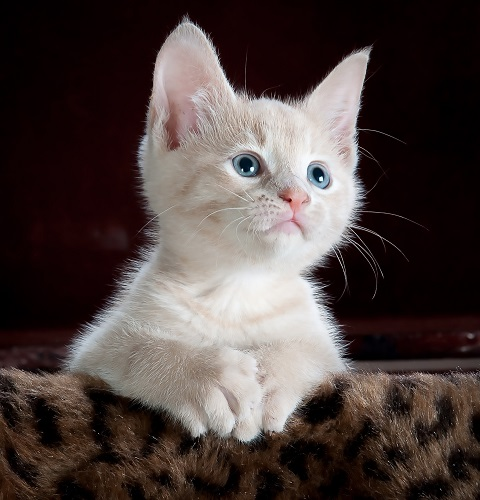
#> input picture 数字图像处理/week7-图像直方图与图像变换/code/pic/cat500x480.jpg, 480 x 500 px
$ jupyter execute '2图像变换.ipynb'
#> lines starting #> are read from the running program, lines starting #| are printed output that depends on the picture; after the words box and inside, x2 and y2 are one past the last pixel; in counts of white or black regions, pixels touching at a corner belong together
[cell 1]
import numpy as np              # NumPy数值计算库
import matplotlib.pyplot as plt  # Matplotlib绑图库
import cv2 as cv                 # OpenCV计算机视觉库

[cell 2]
def show(img):
    """自定义显示函数：自动判断灰度图或彩色图并正确显示"""
    if img.ndim == 2:  # 灰度图
        plt.imshow(img, cmap='gray')
    else:  # 彩色图，BGR转RGB
        plt.imshow(cv.cvtColor(img, cv.COLOR_BGR2RGB))
    plt.show()

## part2. 图像的线性和非线性变换

[cell 3]
# 读取灰度图用于线性和非线性变换演示
img = cv.imread('pic/cat500x480.jpg', 0)
#> img: shape (500, 480); min 0, max 255, mean 69.6
show(img)

### 3.4线性变化

- 手写线性变化

[cell 4]
# 手动线性变换：s = b + k*r，但uint8类型下乘以k后超过255会取模溢出
b = 20
k = 2
img2 = b + k * img

show(img2)
print(img2)
#> (printed output is left out)

因为img是uint8类型的，乘以k之后会超过255，他会循环为一些奇怪的数字

[cell 5]
# 转为int32避免溢出，但超过255的值会保留（可能大于255）
b = 20
k = 2
img2 = b + k * img.astype(np.int32)
show(img2)
print(img2.max())  # 最大值可能超过255
#| 530

[cell 6]
# 正确做法：转为int32后用np.clip截断到[0,255]
b = 20
k = 2
img2 = b + k * img.astype(np.int32)
img2 = np.clip(img2, 0, 255)  # 截断：小于0设为0，大于255设为255
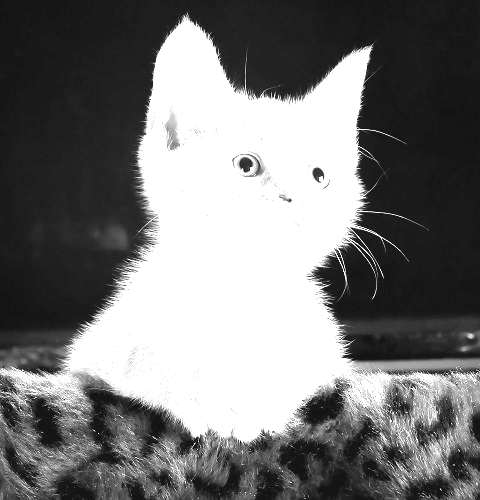
#> img2: shape (500, 480) int32; min 20, max 255, mean 119.2
show(img2)
print(img2.max())  # 最大值为255
#| 255

- convertScaleAbs函数

[cell 7]
# cv.convertScaleAbs()：OpenCV内置线性变换函数，alpha=斜率k，beta=截距b
# 自动处理溢出并返回uint8类型
img3 = cv.convertScaleAbs(img, alpha=2, beta=20)
show(img3)

### 3.5对数变换

[cell 8]
# 对数变换：s = a + ln(r+1)/b，+1避免log(0)
# 注意：直接对uint8做log会溢出，这里会有问题
img4 = 10 + np.log(img + 1) / 0.1
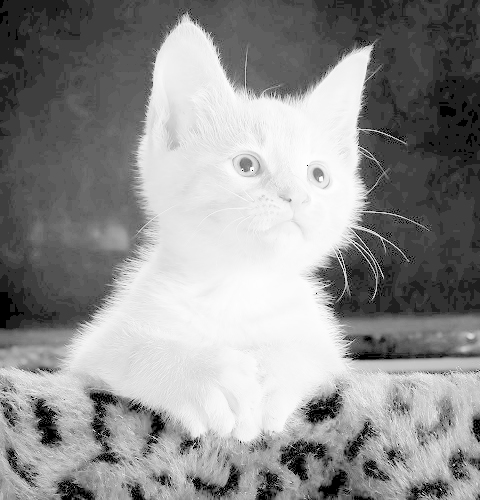
#> img4: shape (500, 480) float16; 0% of the values are NaN or infinite; the others: min 10, max 65.44, mean 41.53; drawn with min black, max white, NaN and infinite black
show(img4)

[cell 9]
np.uint8([-1, 254, 255])

[cell 10]
np.uint8([-1, 254, 255]) + 1

[cell 11]
# 正确的对数变换：先转为float32，避免uint8溢出
img4 = 10 + np.log(img.astype(np.float32) + 1) / 0.1
show(img4)

### 3.6伽马变换

[cell 12]
# 伽马变换（幂律变换）：s = c * r^gamma
# gamma<1（如0.5）提亮暗部；gamma>1（如1.5）压暗亮部
img01 = img / 255                              # 归一化到[0,1]
img05 = np.power(img01, 0.5) * 255            # gamma=0.5
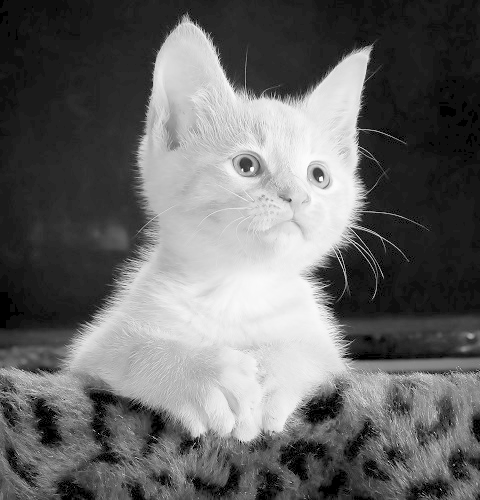
#> img05: shape (500, 480) float64; min 0, max 255, mean 105
img15 = np.power(img01, 1.5) * 255            # gamma=1.5
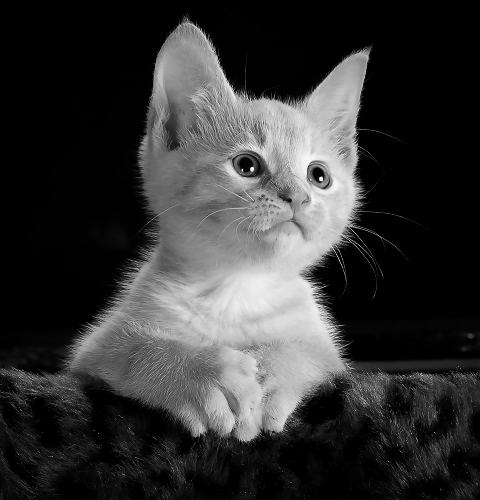
#> img15: shape (500, 480) float64; min 0, max 255, mean 54.1

show(np.hstack([img05, img, img15]))  # 并排显示：gamma<1 | 原图 | gamma>1
#> in show (call 8), `plt.show()`:
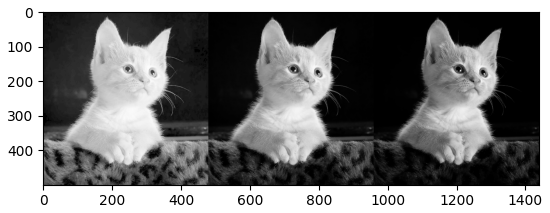
#> figure drawn by matplotlib, 1 panel

### 3.7阈值变换

常用的阈值分割方法有以下五种：
- 1. cv2.THRESH_BINARY：黑白二值，高于阈值的归1，低于的归0；
- 2. cv2.THRESH_BINARY _INV：黑白二值翻转，第一种情况的反作用；
- 3. cv2.THRESH_TRUNC：把大于阈值的变成等于阈值；
- 4. cv2.THRESH_TOZERO：当像素高于阈值时像素设置为自己设置的像素值，低于阈值时不作处理；
- 5. cv2.THRESH_TOZERO_INV：当像素低于阈值时设置为自己设置的像素值，高于阈值时不作处理。

[cell 13]
# 重新读取灰度图用于阈值变换演示
img = cv.imread('pic/cat500x480.jpg', 0)
show(img)

[cell 14]
# cv.threshold()：五种阈值分割方法比较
# 参数：(灰度图, 阈值127, 最大值255, 分割类型)
ret, thresh1 = cv.threshold(img, 127, 255, cv.THRESH_BINARY)       # 二值化：>127设为255，<=127设为0
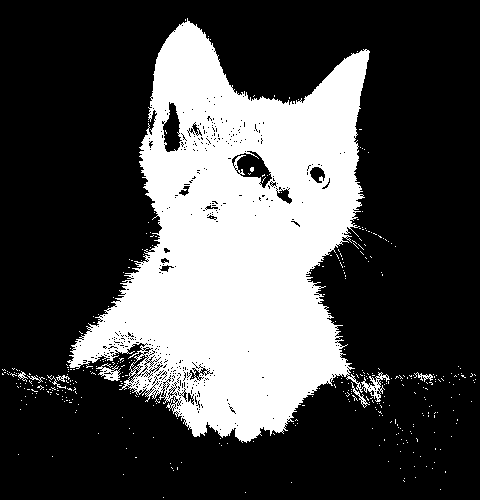
#> thresh1: shape (500, 480); 29.6% white; 391 white regions (383 under 20 px), largest, box (x1, y1, x2, y2) and area: (67, 18, 390, 443) 69762, (96, 363, 121, 381) 205, (351, 382, 370, 408) 77
ret, thresh2 = cv.threshold(img, 127, 255, cv.THRESH_BINARY_INV)   # 反二值化：>127设为0，<=127设为255
ret, thresh3 = cv.threshold(img, 127, 255, cv.THRESH_TRUNC)        # 截断：>127截断为127，<=127不变
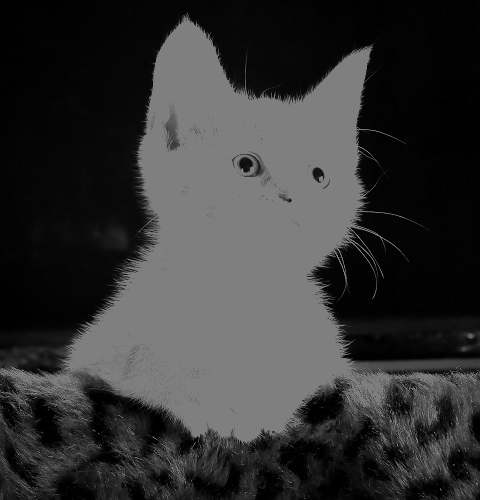
#> thresh3: shape (500, 480); min 0, max 127, mean 52.5
ret, thresh4 = cv.threshold(img, 127, 255, cv.THRESH_TOZERO)       # 低于阈值归零，高于不变
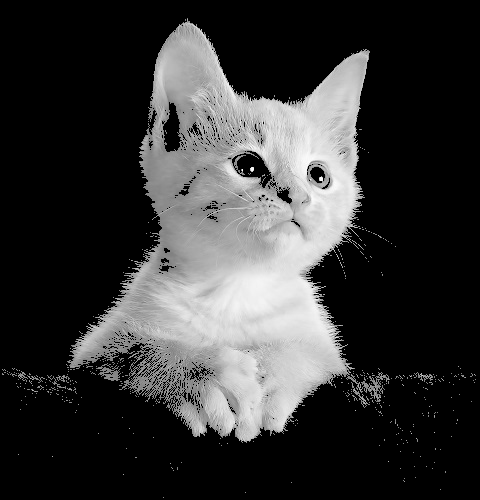
#> thresh4: shape (500, 480); min 0, max 255, mean 54.7
ret, thresh5 = cv.threshold(img, 127, 255, cv.THRESH_TOZERO_INV)   # 高于阈值归零，低于不变
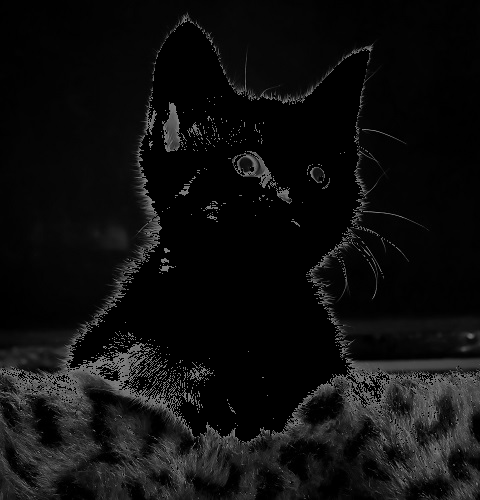
#> thresh5: shape (500, 480); min 0, max 127, mean 14.9

[cell 15]
# 并排显示原图和五种阈值分割结果
show(np.hstack([img, thresh1, thresh2, thresh3, thresh4, thresh5]))
#> in show (call 10), `plt.show()`:
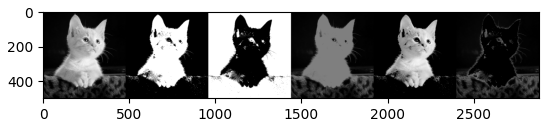
#> figure drawn by matplotlib, 1 panel

$ run again, with 数字图像处理/week7-图像直方图与图像变换/code/pic/pencils500x333.jpg copied over 数字图像处理/week7-图像直方图与图像变换/code/pic/cat500x480.jpg
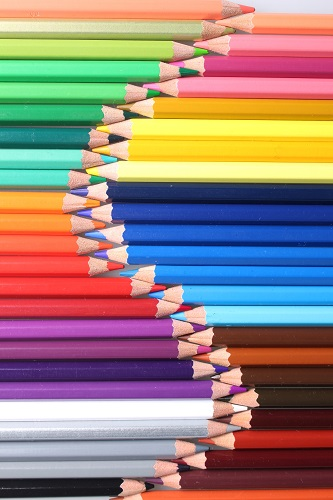
#> input picture 数字图像处理/week7-图像直方图与图像变换/code/pic/pencils500x333.jpg, 333 x 500 px
#> (printed output is left out)
#| 530
#| 255
#> `ret, thresh1 = cv.threshold(img, 127, 255, cv.THRESH_BINARY)`:
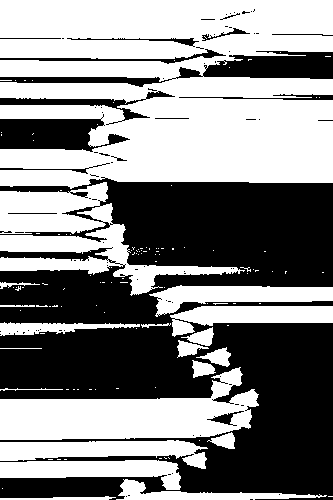
#> thresh1: shape (500, 333); 52.9% white; 87 black regions (71 under 20 px), largest, box (x1, y1, x2, y2) and area: (0, 177, 333, 500) 68204, (0, 51, 333, 87) 3942, (0, 114, 130, 152) 3005
#> in show (call 10), `plt.show()`:
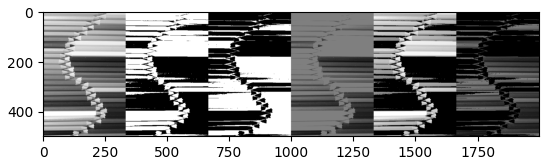
#> figure drawn by matplotlib, 1 panel
